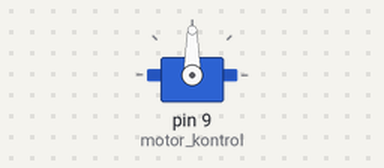
The sketch below on a simulated Arduino Uno, built with avr-gcc and run on an emulated ATmega328P. Shown: servo.

Above: at 0.1 s.
At 0.6 s:
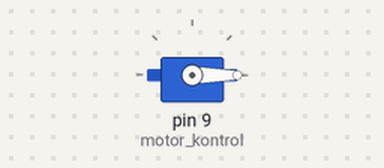
Timing chart, 0 to 2.1 s (numbered marks = the images above):
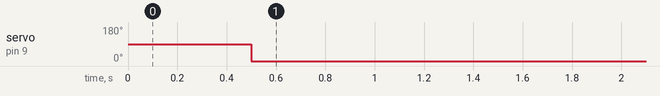

Measured:
- by itself, servo on pin 9 (motor_kontrol): 90° → 0° at 0.50 s

The sketch:

bitirmeArdu.ino
```cpp
#include <Servo.h>

Servo motor_kontrol;

void setup() {
  motor_kontrol.attach(9);
  Serial.begin(9600);

  // Test: Açılışta 90'a gidip 0'a dönsün (Sağlamlık kontrolü)
  motor_kontrol.write(90);
  delay(500);
  motor_kontrol.write(0);
}

void loop() {
  if (Serial.available() > 0) {
    char gelen_karakter = Serial.read(); // Veriyi karakter olarak oku

    if (gelen_karakter == '1') {
      motor_kontrol.write(90);
    }
    else if (gelen_karakter == '0') {
      motor_kontrol.write(0);
    }
  }
}
```
